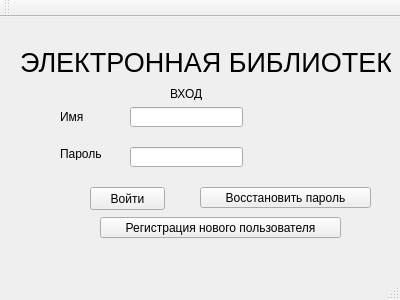
<?xml version="1.0" encoding="UTF-8"?>
<ui version="4.0">
 <class>MainWindow</class>
 <widget class="QMainWindow" name="MainWindow">
  <property name="geometry">
   <rect>
    <x>0</x>
    <y>0</y>
    <width>400</width>
    <height>300</height>
   </rect>
  </property>
  <property name="windowTitle">
   <string>MainWindow</string>
  </property>
  <widget class="QWidget" name="centralWidget">
   <widget class="QLabel" name="label">
    <property name="geometry">
     <rect>
      <x>20</x>
      <y>10</y>
      <width>371</width>
      <height>71</height>
     </rect>
    </property>
    <property name="font">
     <font>
      <pointsize>20</pointsize>
     </font>
    </property>
    <property name="text">
     <string>ЭЛЕКТРОННАЯ БИБЛИОТЕКА</string>
    </property>
   </widget>
   <widget class="QLabel" name="label_2">
    <property name="geometry">
     <rect>
      <x>170</x>
      <y>70</y>
      <width>47</width>
      <height>13</height>
     </rect>
    </property>
    <property name="text">
     <string>ВХОД</string>
    </property>
   </widget>
   <widget class="QLabel" name="label_3">
    <property name="geometry">
     <rect>
      <x>60</x>
      <y>90</y>
      <width>41</width>
      <height>20</height>
     </rect>
    </property>
    <property name="text">
     <string>Имя</string>
    </property>
   </widget>
   <widget class="QLabel" name="label_4">
    <property name="geometry">
     <rect>
      <x>60</x>
      <y>130</y>
      <width>47</width>
      <height>13</height>
     </rect>
    </property>
    <property name="text">
     <string>Пароль</string>
    </property>
   </widget>
   <widget class="QLineEdit" name="lineEdit">
    <property name="geometry">
     <rect>
      <x>130</x>
      <y>90</y>
      <width>113</width>
      <height>20</height>
     </rect>
    </property>
   </widget>
   <widget class="QLineEdit" name="lineEdit_2">
    <property name="geometry">
     <rect>
      <x>130</x>
      <y>130</y>
      <width>113</width>
      <height>20</height>
     </rect>
    </property>
   </widget>
   <widget class="QPushButton" name="pushButton">
    <property name="geometry">
     <rect>
      <x>90</x>
      <y>170</y>
      <width>75</width>
      <height>23</height>
     </rect>
    </property>
    <property name="text">
     <string>Войти</string>
    </property>
   </widget>
   <widget class="QPushButton" name="pushButton_2">
    <property name="geometry">
     <rect>
      <x>200</x>
      <y>170</y>
      <width>171</width>
      <height>21</height>
     </rect>
    </property>
    <property name="text">
     <string>Восстановить пароль</string>
    </property>
   </widget>
   <widget class="QPushButton" name="pushButton_3">
    <property name="geometry">
     <rect>
      <x>100</x>
      <y>200</y>
      <width>241</width>
      <height>21</height>
     </rect>
    </property>
    <property name="text">
     <string>Регистрация нового пользователя</string>
    </property>
   </widget>
  </widget>
  <widget class="QMenuBar" name="menuBar">
   <property name="geometry">
    <rect>
     <x>0</x>
     <y>0</y>
     <width>400</width>
     <height>21</height>
    </rect>
   </property>
  </widget>
  <widget class="QToolBar" name="mainToolBar">
   <attribute name="toolBarArea">
    <enum>TopToolBarArea</enum>
   </attribute>
   <attribute name="toolBarBreak">
    <bool>false</bool>
   </attribute>
  </widget>
  <widget class="QStatusBar" name="statusBar"/>
 </widget>
 <layoutdefault spacing="6" margin="11"/>
 <resources/>
 <connections/>
</ui>
